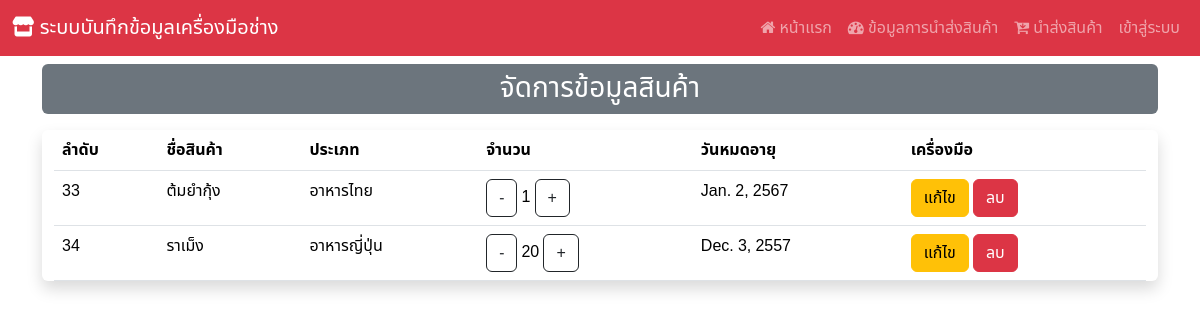
The app's page /manage_product, older data.
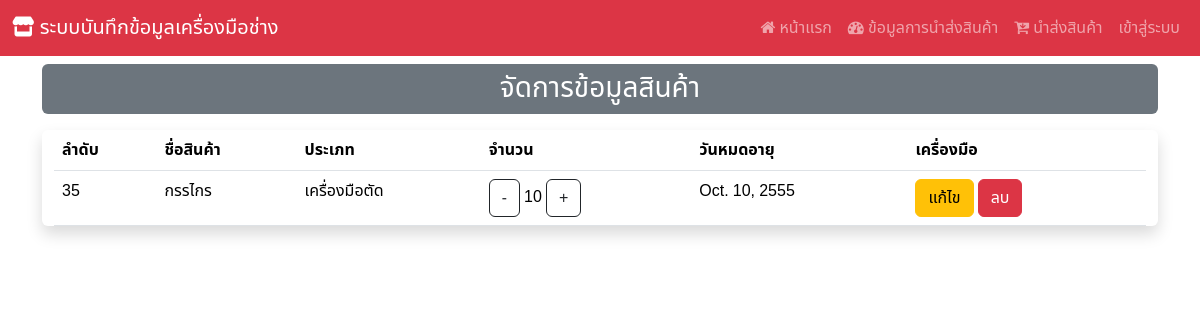
The same page, newer data.
### Hospital_app/models.py (models this page shows, shortened)
class product(models.Model):
    product_id = models.AutoField(primary_key=True)
    product_name = models.CharField(max_length=255)
    product_type = models.ForeignKey(d_type, on_delete=models.CASCADE)
    product_qty = models.IntegerField()
    product_exp = models.DateField()

class d_type(models.Model):
    type_id = models.AutoField(primary_key=True)
    type_name = models.CharField(max_length=255)
    def __str__(self):
        return f"{self.type_name}"

### Hospital_app/views.py (the view)
# urls.py: path('manage_product',views.manage_product),
def manage_product(request):
    show_product = product.objects.all()
    context  = {"product" : show_product}
    return render(request,'edit_product.html',context)

### Hospital_app/templates/edit_product.html (shortened to what this page needs)
{% extends "base.html" %}
{% block content %}
<div class="mt-2 p-2 bg-secondary text-center text-white rounded h3">
    จัดการข้อมูลสินค้า
  </div>
<div class="container-fluid my-3 justify-content-center align-items-center shadow rounded">
<table class="table table-responsive">
    <thead>
        <tr>
            <th><div class="col d-none d-sm-block">
              ลำดับ
            </div></th>
            <th>ชื่อสินค้า</th>
            <th>ประเภท</th>
            <th>จำนวน</th>
            <th>
              <div class="col d-none d-sm-block">
                วันหมดอายุ
              </div>
            </th>
            <th>เครื่องมือ</th>
        </tr>
    </thead>
    <tbody>
        {% for i in product %}
        <tr>
            <td>{{i.product_id}}</td>
            <td>{{i.product_name}}</td>
            <td>{{i.product_type}}</td>
            <td>
              <a href="decrease_qty/{{i.product_id}}" class="btn btn-outline-dark"> - </a>
              {{i.product_qty}}
              <a href="increase_qty/{{i.product_id}}" class="btn btn-outline-dark"> + </a>
            </td>
            <td>{{i.product_exp}}</td>
            <td> {% comment %} ปุ่มแก้ไข และ ลบ จะกลายเป็นไอคอนไม่จอลดขนาดลง {% endcomment %}
              <div class="col d-none d-sm-block">
                <a href="edit/{{i.product_id}}" class="btn btn-warning">แก้ไข<a/>
                  <a href="#" class="btn btn-danger" data-bs-toggle="modal"
                  data-bs-target="#deleteConfirmationModal"
                  onclick="setDeleteUrl('delete/{{i.product_id}}')">
                  ลบ
                    </a>
              </div>
              </td>{% comment %} ปุ่มแก้ไข และ ลบ จะกลายเป็นไอคอนไม่จอลดขนาดลง {% endcomment %}
        </tr>
        {% endfor %}
    </tbody>
</div>
{% endblock  %}

Row changes from the older to the newer data that the page shows:
removed product: product_id "33", product_name "ต้มยำกุ้ง", product_type "อาหารไทย", product_qty "1", product_exp "Jan. 2, 2567"
removed product: product_id "34", product_name "ราเม็ง", product_type "อาหารญี่ปุ่น", product_qty "20", product_exp "Dec. 3, 2557"
added product: product_id "35", product_name "กรรไกร", product_type "เครื่องมือตัด", product_qty "10", product_exp "Oct. 10, 2555"
